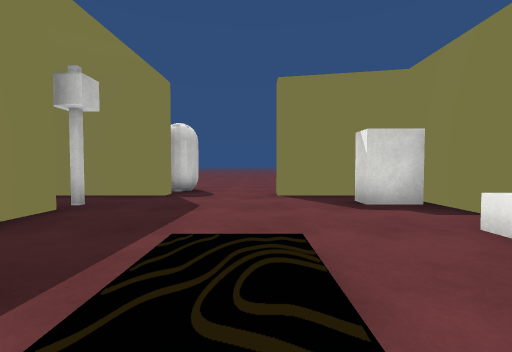
view 1 (above)

19 first-person views from a walk through a scene from a Unity 3-D project. The camera is 0.51 m above the floor, tilts 2° down and sees 90° across. The floor is counted in squares, 1 m on a side. Each view is taken from the middle of a square. On the plan, view 1 faces up. The plan holds only what a view shows up to about 9 squares ahead; the rest is blank. The place goes on beyond the plan. Some surface patterns are stand-ins.

view 2
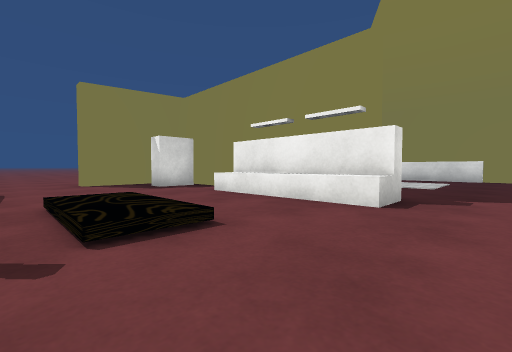

view 3
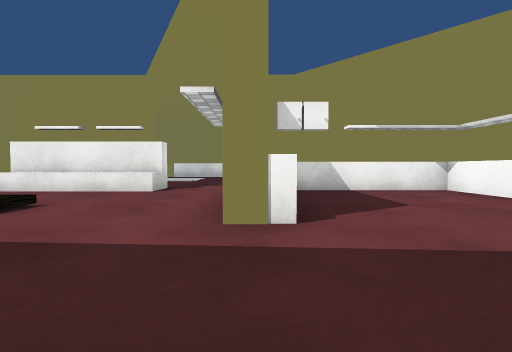

view 4
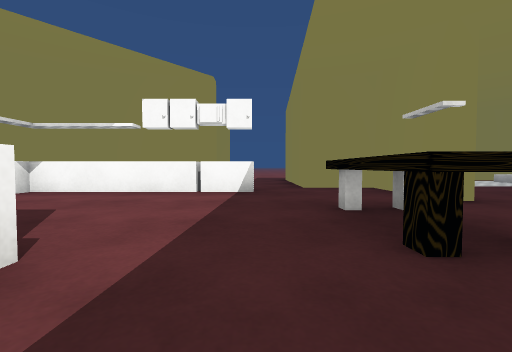

view 5
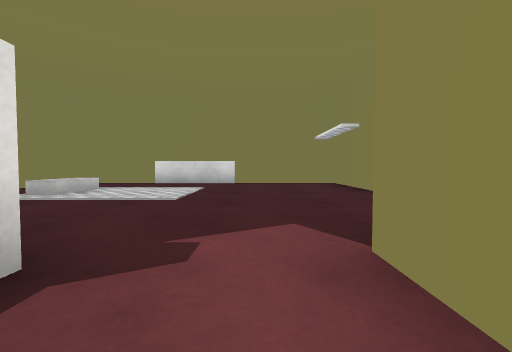

view 6
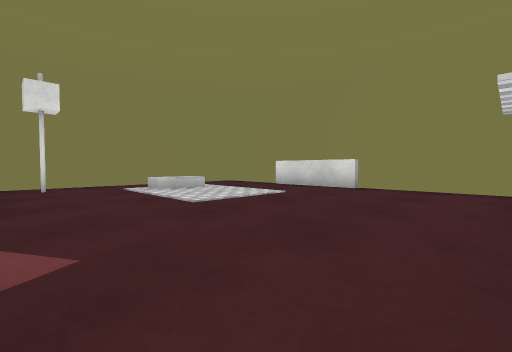

view 7
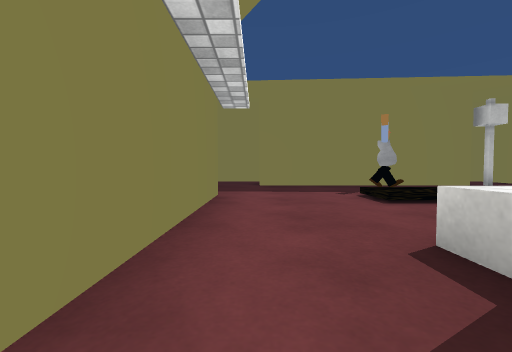

view 8
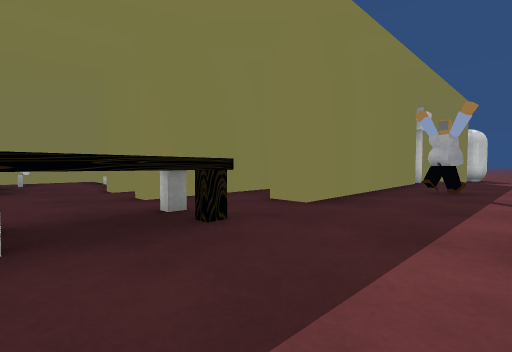

view 9
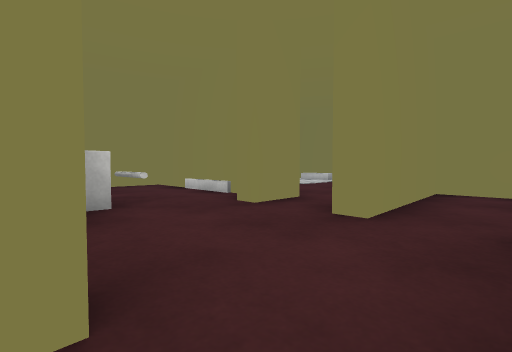

view 10
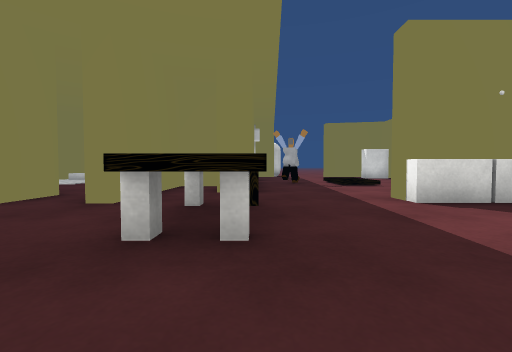

view 11
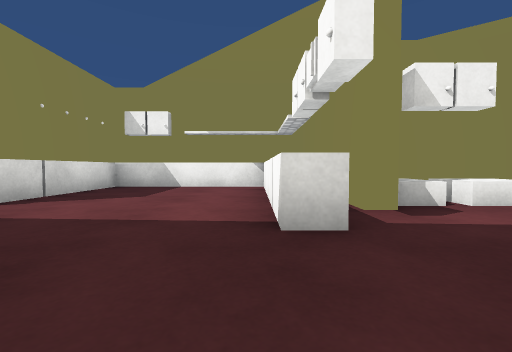

view 12
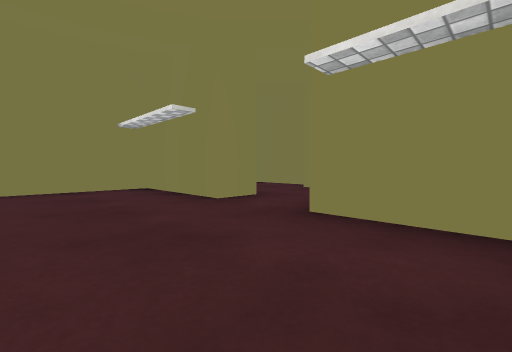

view 13
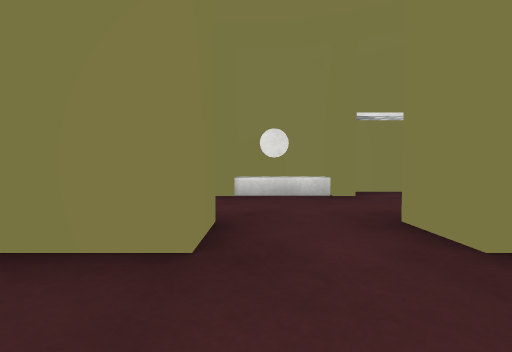

view 14
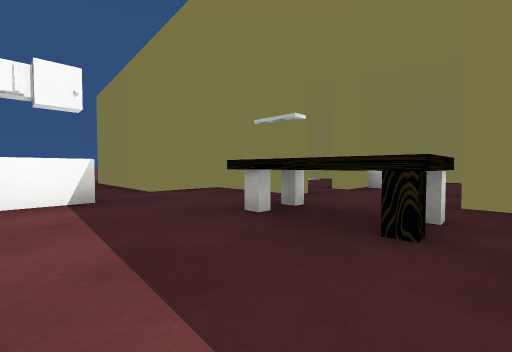

view 15
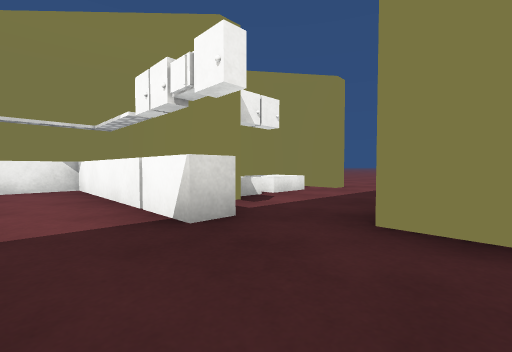

view 16
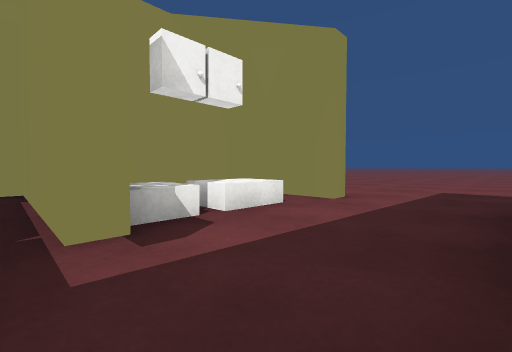

view 17
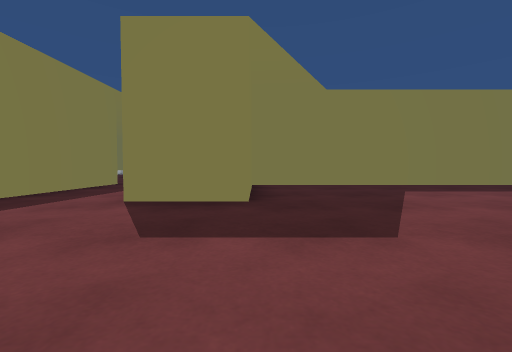

view 18
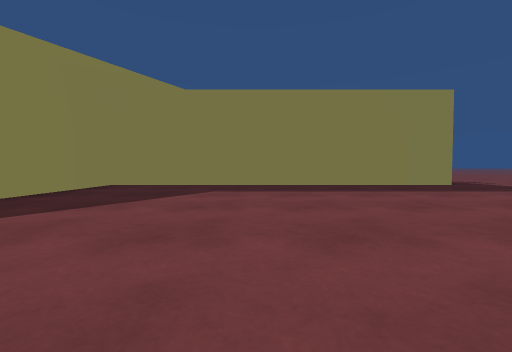

view 19
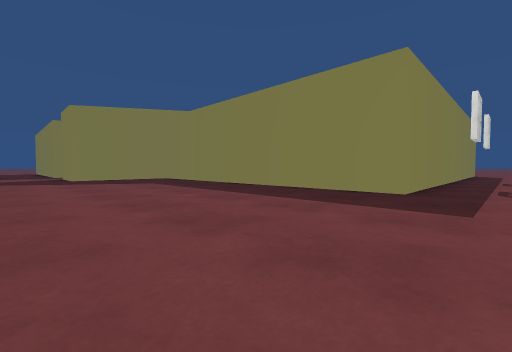

### Floor plan
Key: @ floor where view 1 was taken; # wall or solid block; x gap in a wall; . main floor; : floor 0.05 m higher than the main floor; + floor 0.15 m higher than the main floor; / step, stairs or slope; ^ raised ledge; C capsule; B block; O other object.
Columns run from 11 left of view 1 to 13 right of it. Each row starts with its distance up from view 1.
  9          ...
  8          ...
  7          C..
  6       ####..##
  5        ......##
  4         #.....########
  3  OO     #.....#.O....#
  2         #../..O..:O:.#
  1          O.+..O..: :.#
  0    .. ###..@..O..: :.#
 -1    .. ###.....O......#
 -2     #.###............#
 -3 ##^####....B###......#..
 -4 #...x. ^^.....#......#..
 -5 #O^O ..^^.....###..###..
 -6    ##.#.......# ....  ..
 -7       #..BB^^^# .....#...
 -8       #.......#.####.#...
 -9       ###.BB#####..###..
-10         #..B#...........
-11         #..B#...........
-12         #..##...........
-13         ................
-14         ................
-15         ...... ...
-16         .....   .

Positions as (right, up) in squares from view 1, and headings:
1: (0, 0), facing up
2: (-1, -2), facing up-right
3: (-3, -3), facing right
4: (-2, -2), facing down
5: (2, -2), facing right
6: (4, -4), facing up-right
7: (4, -2), facing left
8: (-1, -5), facing up-left
9: (-4, -6), facing up-left
10: (-3, -7), facing up
11: (-4, -7), facing right
12: (4, -2), facing down-right
13: (7, -3), facing down
14: (-1, -3), facing down-left
15: (-4, -6), facing down-right
16: (-3, -8), facing down-right
17: (1, -16), facing up
18: (5, -16), facing up
19: (12, -14), facing up-left
